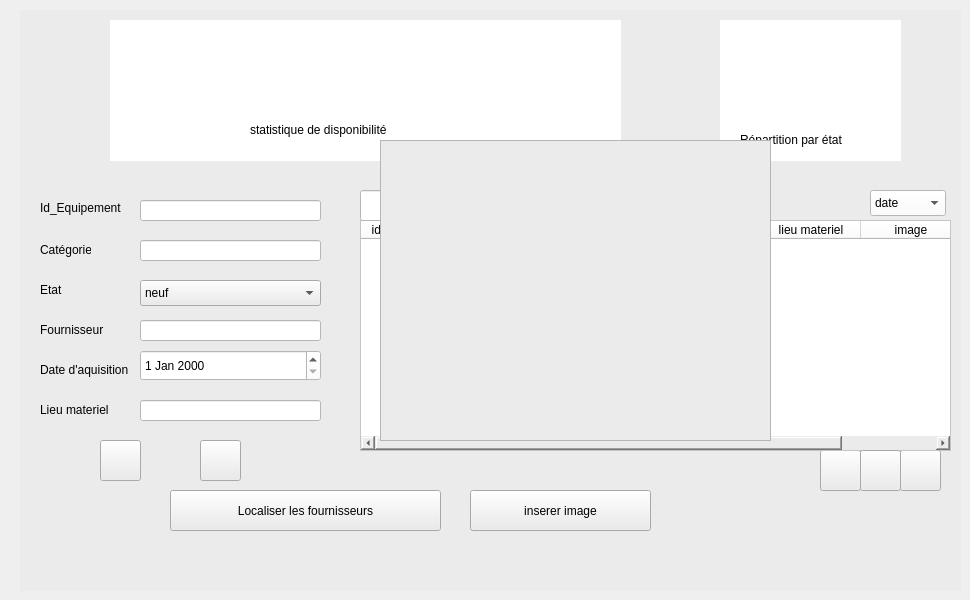
    <widget class="QWidget" name="page_5">
     <widget class="QLabel" name="label_46">
      <property name="geometry">
       <rect>
        <x>360</x>
        <y>190</y>
        <width>49</width>
        <height>16</height>
       </rect>
      </property>
      <property name="text">
       <string/>
      </property>
     </widget>
     <widget class="QWidget" name="widget_13" native="true">
      <property name="geometry">
       <rect>
        <x>20</x>
        <y>10</y>
        <width>941</width>
        <height>581</height>
       </rect>
      </property>
      <property name="styleSheet">
       <string notr="true">
background-color: rgb(235, 235, 235);</string>
      </property>
      <widget class="QPushButton" name="pushButton_41">
       <property name="geometry">
        <rect>
         <x>540</x>
         <y>730</y>
         <width>191</width>
         <height>41</height>
        </rect>
       </property>
       <property name="styleSheet">
        <string notr="true">background-color: rgb(251, 140, 0);
font: 12pt &quot;Segoe UI&quot;;</string>
       </property>
       <property name="text">
        <string>Exportation PDF</string>
       </property>
      </widget>
      <widget class="QWidget" name="widget_15" native="true">
       <property name="geometry">
        <rect>
         <x>1240</x>
         <y>280</y>
         <width>181</width>
         <height>151</height>
        </rect>
       </property>
       <property name="styleSheet">
        <string notr="true">background-color: rgb(255, 255, 255);</string>
       </property>
      </widget>
      <widget class="QPushButton" name="pushButton_42">
       <property name="geometry">
        <rect>
         <x>950</x>
         <y>730</y>
         <width>181</width>
         <height>41</height>
        </rect>
       </property>
       <property name="styleSheet">
        <string notr="true">background-color: rgb(229, 57, 53);
font: 12pt &quot;Segoe UI&quot;;
background-color: rgb(216, 53, 50);</string>
       </property>
       <property name="text">
        <string>Supprimer</string>
       </property>
      </widget>
      <widget class="QWidget" name="widget_16" native="true">
       <property name="geometry">
        <rect>
         <x>1230</x>
         <y>490</y>
         <width>201</width>
         <height>201</height>
        </rect>
       </property>
       <property name="styleSheet">
        <string notr="true">background-color: rgb(255, 255, 255);</string>
       </property>
      </widget>
      <widget class="QPushButton" name="pushButton_43">
       <property name="geometry">
        <rect>
         <x>780</x>
         <y>800</y>
         <width>141</width>
         <height>41</height>
        </rect>
       </property>
       <property name="styleSheet">
        <string notr="true">background-color: rgb(51, 181, 31);
font: 12pt &quot;Segoe UI&quot;;</string>
       </property>
       <property name="text">
        <string>Modifier</string>
       </property>
      </widget>
      <widget class="QLabel" name="label_93">
       <property name="geometry">
        <rect>
         <x>1260</x>
         <y>700</y>
         <width>161</width>
         <height>20</height>
        </rect>
       </property>
       <property name="styleSheet">
        <string notr="true">font: 11pt &quot;Segoe UI&quot;;</string>
       </property>
       <property name="text">
        <string>Statistiques élèves</string>
       </property>
      </widget>
      <widget class="QLabel" name="label_94">
       <property name="geometry">
        <rect>
         <x>1270</x>
         <y>440</y>
         <width>121</width>
         <height>20</height>
        </rect>
       </property>
       <property name="styleSheet">
        <string notr="true">font: 11pt &quot;Segoe UI&quot;;</string>
       </property>
       <property name="text">
        <string>Télécharger QR</string>
       </property>
      </widget>
      <widget class="QPushButton" name="pushButton_44">
       <property name="geometry">
        <rect>
         <x>540</x>
         <y>730</y>
         <width>191</width>
         <height>41</height>
        </rect>
       </property>
       <property name="styleSheet">
        <string notr="true">background-color: rgb(251, 140, 0);
font: 12pt &quot;Segoe UI&quot;;</string>
       </property>
       <property name="text">
        <string>Exportation PDF</string>
       </property>
      </widget>
      <widget class="QWidget" name="widget_17" native="true">
       <property name="geometry">
        <rect>
         <x>1240</x>
         <y>280</y>
         <width>181</width>
         <height>151</height>
        </rect>
       </property>
       <property name="styleSheet">
        <string notr="true">background-color: rgb(255, 255, 255);</string>
       </property>
      </widget>
      <widget class="QPushButton" name="pushButton_45">
       <property name="geometry">
        <rect>
         <x>950</x>
         <y>730</y>
         <width>181</width>
         <height>41</height>
        </rect>
       </property>
       <property name="styleSheet">
        <string notr="true">background-color: rgb(229, 57, 53);
font: 12pt &quot;Segoe UI&quot;;
background-color: rgb(216, 53, 50);</string>
       </property>
       <property name="text">
        <string>Supprimer</string>
       </property>
      </widget>
      <widget class="QWidget" name="widget_18" native="true">
       <property name="geometry">
        <rect>
         <x>1230</x>
         <y>490</y>
         <width>201</width>
         <height>201</height>
        </rect>
       </property>
       <property name="styleSheet">
        <string notr="true">background-color: rgb(255, 255, 255);</string>
       </property>
      </widget>
      <widget class="QPushButton" name="pushButton_46">
       <property name="geometry">
        <rect>
         <x>780</x>
         <y>800</y>
         <width>141</width>
         <height>41</height>
        </rect>
       </property>
       <property name="styleSheet">
        <string notr="true">background-color: rgb(51, 181, 31);
font: 12pt &quot;Segoe UI&quot;;</string>
       </property>
       <property name="text">
        <string>Modifier</string>
       </property>
      </widget>
      <widget class="QLabel" name="label_95">
       <property name="geometry">
        <rect>
         <x>1260</x>
         <y>700</y>
         <width>161</width>
         <height>20</height>
        </rect>
       </property>
       <property name="styleSheet">
        <string notr="true">font: 11pt &quot;Segoe UI&quot;;</string>
       </property>
       <property name="text">
        <string>Statistiques élèves</string>
       </property>
      </widget>
      <widget class="QLabel" name="label_96">
       <property name="geometry">
        <rect>
         <x>1270</x>
         <y>440</y>
         <width>121</width>
         <height>20</height>
        </rect>
       </property>
       <property name="styleSheet">
        <string notr="true">font: 11pt &quot;Segoe UI&quot;;</string>
       </property>
       <property name="text">
        <string>Télécharger QR</string>
       </property>
      </widget>
      <widget class="QPushButton" name="pushButton_74">
       <property name="geometry">
        <rect>
         <x>220</x>
         <y>740</y>
         <width>191</width>
         <height>41</height>
        </rect>
       </property>
       <property name="styleSheet">
        <string notr="true">background-color: rgb(251, 140, 0);
font: 12pt &quot;Segoe UI&quot;;</string>
       </property>
       <property name="text">
        <string>Exportation PDF</string>
       </property>
      </widget>
      <widget class="QPushButton" name="pushButton_75">
       <property name="geometry">
        <rect>
         <x>630</x>
         <y>740</y>
         <width>181</width>
         <height>41</height>
        </rect>
       </property>
       <property name="styleSheet">
        <string notr="true">background-color: rgb(229, 57, 53);
font: 12pt &quot;Segoe UI&quot;;
background-color: rgb(216, 53, 50);</string>
       </property>
       <property name="text">
        <string>Supprimer</string>
       </property>
      </widget>
      <widget class="QPushButton" name="pushButton_76">
       <property name="geometry">
        <rect>
         <x>460</x>
         <y>810</y>
         <width>141</width>
         <height>41</height>
        </rect>
       </property>
       <property name="styleSheet">
        <string notr="true">background-color: rgb(51, 181, 31);
font: 12pt &quot;Segoe UI&quot;;</string>
       </property>
       <property name="text">
        <string>Modifier</string>
       </property>
      </widget>
      <widget class="QLabel" name="label_97">
       <property name="geometry">
        <rect>
         <x>940</x>
         <y>710</y>
         <width>161</width>
         <height>20</height>
        </rect>
       </property>
       <property name="styleSheet">
        <string notr="true">font: 11pt &quot;Segoe UI&quot;;</string>
       </property>
       <property name="text">
        <string>Statistiques élèves</string>
       </property>
      </widget>
      <widget class="QLabel" name="label_98">
       <property name="geometry">
        <rect>
         <x>950</x>
         <y>450</y>
         <width>121</width>
         <height>20</height>
        </rect>
       </property>
       <property name="styleSheet">
        <string notr="true">font: 11pt &quot;Segoe UI&quot;;</string>
       </property>
       <property name="text">
        <string>Télécharger QR</string>
       </property>
      </widget>
      <widget class="QLabel" name="label_64">
       <property name="geometry">
        <rect>
         <x>20</x>
         <y>230</y>
         <width>51</width>
         <height>20</height>
        </rect>
       </property>
       <property name="text">
        <string>Catégorie</string>
       </property>
      </widget>
      <widget class="QLineEdit" name="le_fournisseur">
       <property name="geometry">
        <rect>
         <x>120</x>
         <y>310</y>
         <width>181</width>
         <height>21</height>
        </rect>
       </property>
       <property name="styleSheet">
        <string notr="true">background-color: white;</string>
       </property>
      </widget>
      <widget class="QLabel" name="label_61">
       <property name="geometry">
        <rect>
         <x>20</x>
         <y>390</y>
         <width>101</width>
         <height>20</height>
        </rect>
       </property>
       <property name="text">
        <string>Lieu materiel</string>
       </property>
      </widget>
      <widget class="QLineEdit" name="le_categorie">
       <property name="geometry">
        <rect>
         <x>120</x>
         <y>230</y>
         <width>181</width>
         <height>21</height>
        </rect>
       </property>
       <property name="styleSheet">
        <string notr="true">background-color: white;
</string>
       </property>
      </widget>
      <widget class="QLabel" name="label_60">
       <property name="geometry">
        <rect>
         <x>20</x>
         <y>310</y>
         <width>91</width>
         <height>20</height>
        </rect>
       </property>
       <property name="text">
        <string>Fournisseur</string>
       </property>
      </widget>
      <widget class="QPushButton" name="pushButton_Annuler_Equip">
       <property name="geometry">
        <rect>
         <x>80</x>
         <y>430</y>
         <width>41</width>
         <height>41</height>
        </rect>
       </property>
       <property name="styleSheet">
        <string notr="true"/>
       </property>
       <property name="text">
        <string/>
       </property>
      </widget>
      <widget class="QLineEdit" name="le_lieu">
       <property name="geometry">
        <rect>
         <x>120</x>
         <y>390</y>
         <width>181</width>
         <height>21</height>
        </rect>
       </property>
       <property name="styleSheet">
        <string notr="true">background-color: white;</string>
       </property>
      </widget>
      <widget class="QDateEdit" name="de_date_acq">
       <property name="geometry">
        <rect>
         <x>120</x>
         <y>340</y>
         <width>181</width>
         <height>31</height>
        </rect>
       </property>
       <property name="styleSheet">
        <string notr="true">background-color: white;</string>
       </property>
      </widget>
      <widget class="QLabel" name="label_63">
       <property name="geometry">
        <rect>
         <x>20</x>
         <y>350</y>
         <width>91</width>
         <height>20</height>
        </rect>
       </property>
       <property name="text">
        <string>Date d'aquisition</string>
       </property>
      </widget>
      <widget class="QLabel" name="label_59">
       <property name="geometry">
        <rect>
         <x>20</x>
         <y>270</y>
         <width>63</width>
         <height>20</height>
        </rect>
       </property>
       <property name="text">
        <string>Etat</string>
       </property>
      </widget>
      <widget class="QLineEdit" name="le_id_eq">
       <property name="geometry">
        <rect>
         <x>120</x>
         <y>190</y>
         <width>181</width>
         <height>21</height>
        </rect>
       </property>
       <property name="styleSheet">
        <string notr="true">background-color: white;</string>
       </property>
      </widget>
      <widget class="QLabel" name="label_90">
       <property name="geometry">
        <rect>
         <x>20</x>
         <y>190</y>
         <width>81</width>
         <height>16</height>
        </rect>
       </property>
       <property name="text">
        <string>Id_Equipement</string>
       </property>
      </widget>
      <widget class="QPushButton" name="pushButton_Modifier_Equip">
       <property name="geometry">
        <rect>
         <x>880</x>
         <y>440</y>
         <width>41</width>
         <height>41</height>
        </rect>
       </property>
       <property name="styleSheet">
        <string notr="true"/>
       </property>
       <property name="text">
        <string/>
       </property>
      </widget>
      <widget class="QPushButton" name="pushButton_exporterpdf">
       <property name="geometry">
        <rect>
         <x>800</x>
         <y>440</y>
         <width>41</width>
         <height>41</height>
        </rect>
       </property>
       <property name="styleSheet">
        <string notr="true"/>
       </property>
       <property name="text">
        <string/>
       </property>
      </widget>
      <widget class="QComboBox" name="cb_tri_eq">
       <property name="geometry">
        <rect>
         <x>850</x>
         <y>180</y>
         <width>76</width>
         <height>26</height>
        </rect>
       </property>
       <property name="styleSheet">
        <string notr="true">background-color: white;</string>
       </property>
       <item>
        <property name="text">
         <string>date</string>
        </property>
       </item>
       <item>
        <property name="text">
         <string>nom</string>
        </property>
       </item>
       <item>
        <property name="text">
         <string>id</string>
        </property>
       </item>
      </widget>
      <widget class="QTableWidget" name="t_eq">
       <property name="geometry">
        <rect>
         <x>340</x>
         <y>210</y>
         <width>591</width>
         <height>231</height>
        </rect>
       </property>
       <property name="styleSheet">
        <string notr="true">background-color: white;</string>
       </property>
       <column>
        <property name="text">
         <string>id_equipement</string>
        </property>
        <property name="background">
         <color>
          <red>244</red>
          <green>244</green>
          <blue>244</blue>
         </color>
        </property>
       </column>
       <column>
        <property name="text">
         <string>categorie</string>
        </property>
       </column>
       <column>
        <property name="text">
         <string>etat</string>
        </property>
       </column>
       <column>
        <property name="text">
         <string>nom fournisseur </string>
        </property>
       </column>
       <column>
        <property name="text">
         <string>lieu materiel</string>
        </property>
       </column>
       <column>
        <property name="text">
         <string>image</string>
        </property>
       </column>
      </widget>
      <widget class="QWidget" name="widgetStatDisponibilite" native="true">
       <property name="geometry">
        <rect>
         <x>90</x>
         <y>10</y>
         <width>511</width>
         <height>141</height>
        </rect>
       </property>
       <property name="styleSheet">
        <string notr="true">background-color: white;</string>
       </property>
       <widget class="QLabel" name="label_91">
        <property name="geometry">
         <rect>
          <x>140</x>
          <y>100</y>
          <width>191</width>
          <height>20</height>
         </rect>
        </property>
        <property name="styleSheet">
         <string notr="true">background-color: none;</string>
        </property>
        <property name="text">
         <string>statistique de disponibilité</string>
        </property>
       </widget>
      </widget>
      <widget class="QLabel" name="label_92">
       <property name="geometry">
        <rect>
         <x>800</x>
         <y>182</y>
         <width>41</width>
         <height>20</height>
        </rect>
       </property>
       <property name="font">
        <font>
         <family>Segoe UI</family>
         <pointsize>10</pointsize>
         <italic>false</italic>
         <bold>false</bold>
        </font>
       </property>
       <property name="styleSheet">
        <string notr="true">font: 10pt &quot;Segoe UI&quot;;</string>
       </property>
       <property name="text">
        <string/>
       </property>
      </widget>
      <widget class="QPushButton" name="pushButton_Rechercher_Equip">
       <property name="geometry">
        <rect>
         <x>610</x>
         <y>180</y>
         <width>41</width>
         <height>31</height>
        </rect>
       </property>
       <property name="styleSheet">
        <string notr="true"/>
       </property>
       <property name="text">
        <string/>
       </property>
      </widget>
      <widget class="QLineEdit" name="le_recherche_eq">
       <property name="geometry">
        <rect>
         <x>340</x>
         <y>180</y>
         <width>191</width>
         <height>31</height>
        </rect>
       </property>
       <property name="styleSheet">
        <string notr="true">background-color: rgb(255, 255, 255);</string>
       </property>
      </widget>
      <widget class="QComboBox" name="comboBox_13">
       <property name="geometry">
        <rect>
         <x>530</x>
         <y>180</y>
         <width>81</width>
         <height>31</height>
        </rect>
       </property>
       <property name="styleSheet">
        <string notr="true">background-color: rgb(255, 255, 255);</string>
       </property>
       <item>
        <property name="text">
         <string>Moniteur A</string>
        </property>
       </item>
       <item>
        <property name="text">
         <string>Aucun</string>
        </property>
       </item>
       <item>
        <property name="text">
         <string>Moniteur B</string>
        </property>
       </item>
       <item>
        <property name="text">
         <string>Moniteur C</string>
        </property>
       </item>
      </widget>
      <widget class="QWidget" name="widgetStats_2" native="true">
       <property name="geometry">
        <rect>
         <x>700</x>
         <y>10</y>
         <width>181</width>
         <height>141</height>
        </rect>
       </property>
       <property name="styleSheet">
        <string notr="true">background-color: rgb(255, 255, 255);</string>
       </property>
       <widget class="QLabel" name="label_142">
        <property name="geometry">
         <rect>
          <x>20</x>
          <y>110</y>
          <width>141</width>
          <height>20</height>
         </rect>
        </property>
        <property name="styleSheet">
         <string notr="true">font: 8pt &quot;Segoe UI&quot;;</string>
        </property>
        <property name="text">
         <string>Répartition par état</string>
        </property>
       </widget>
      </widget>
      <widget class="QPushButton" name="pushButton_Ajouter_Equip">
       <property name="geometry">
        <rect>
         <x>180</x>
         <y>430</y>
         <width>41</width>
         <height>41</height>
        </rect>
       </property>
       <property name="styleSheet">
        <string notr="true"/>
       </property>
       <property name="text">
        <string/>
       </property>
      </widget>
      <widget class="QPushButton" name="pushButton_Supprimer_Equip">
       <property name="geometry">
        <rect>
         <x>840</x>
         <y>440</y>
         <width>41</width>
         <height>41</height>
        </rect>
       </property>
       <property name="styleSheet">
        <string notr="true"/>
       </property>
       <property name="text">
        <string/>
       </property>
      </widget>
      <widget class="QComboBox" name="le_etat">
       <property name="geometry">
        <rect>
         <x>120</x>
         <y>270</y>
         <width>181</width>
         <height>26</height>
        </rect>
       </property>
       <item>
        <property name="text">
         <string>neuf</string>
        </property>
       </item>
       <item>
        <property name="text">
         <string>en service </string>
        </property>
       </item>
       <item>
        <property name="text">
         <string>en panne</string>
        </property>
       </item>
      </widget>
      <widget class="QGraphicsView" name="graphicsView_map">
       <property name="geometry">
        <rect>
         <x>360</x>
         <y>130</y>
         <width>391</width>
         <height>301</height>
        </rect>
       </property>
      </widget>
      <widget class="QPushButton" name="pushButton_Ajouter_Equip_2">
       <property name="geometry">
        <rect>
         <x>450</x>
         <y>480</y>
         <width>181</width>
         <height>41</height>
        </rect>
       </property>
       <property name="styleSheet">
        <string notr="true"/>
       </property>
       <property name="text">
        <string>inserer image</string>
       </property>
      </widget>
      <widget class="QPushButton" name="pushButton_Localiser_Equip">
       <property name="geometry">
        <rect>
         <x>150</x>
         <y>480</y>
         <width>271</width>
         <height>41</height>
        </rect>
       </property>
       <property name="text">
        <string>Localiser les fournisseurs</string>
       </property>
      </widget>
     </widget>
    </widget>
